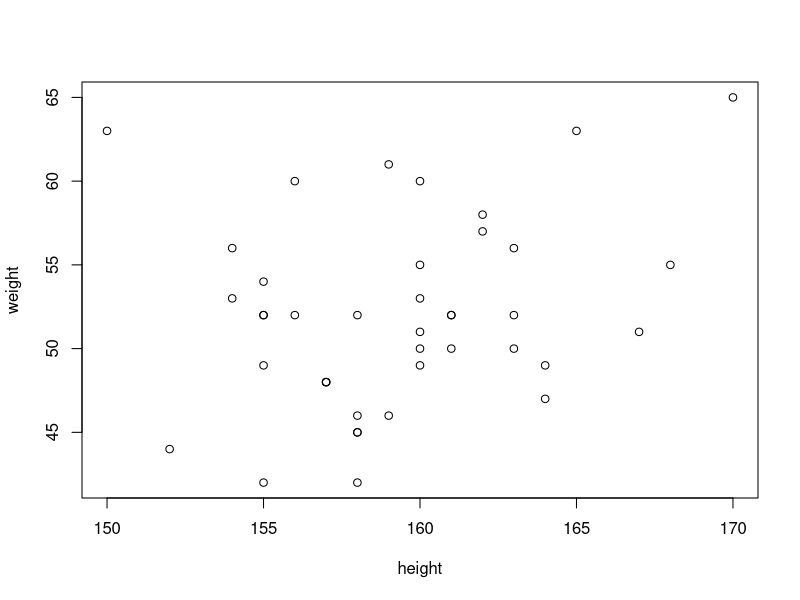
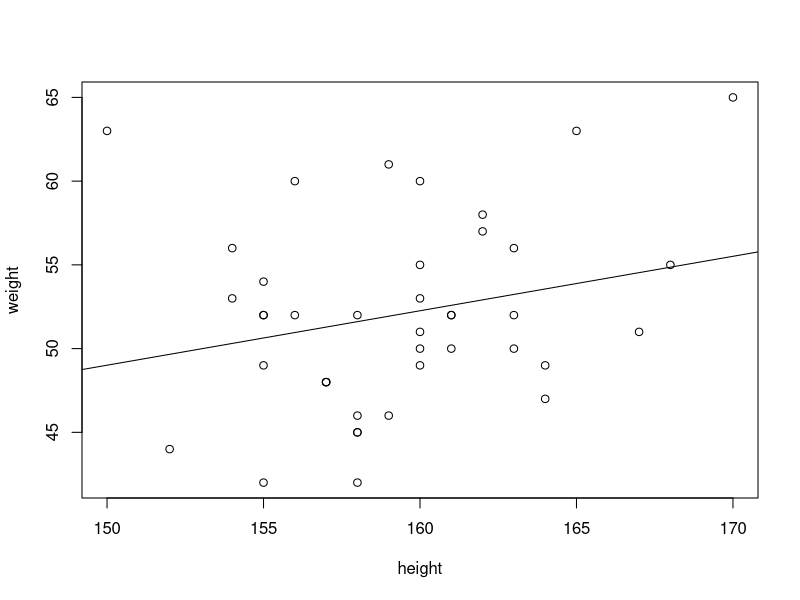
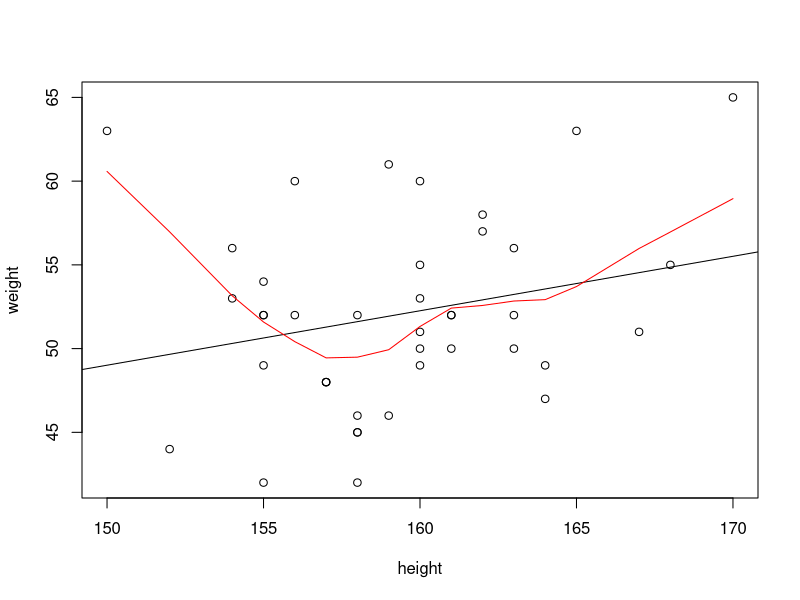
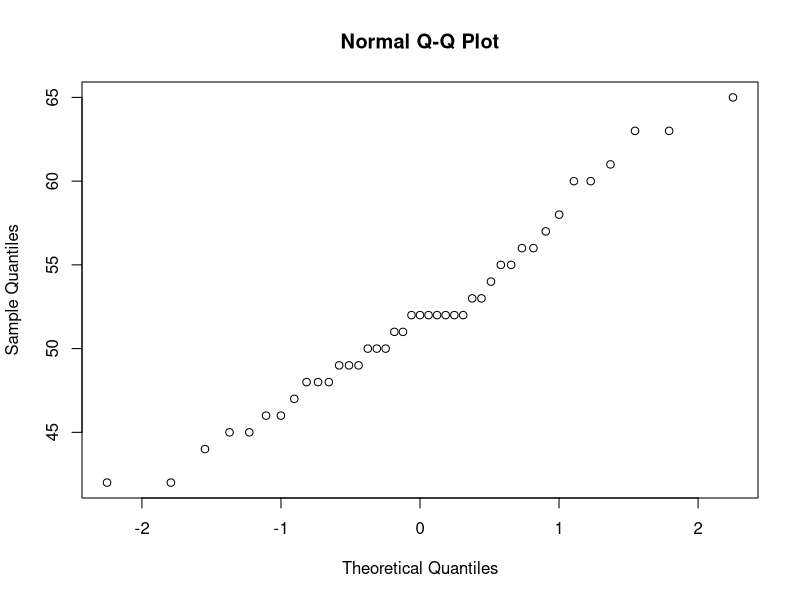
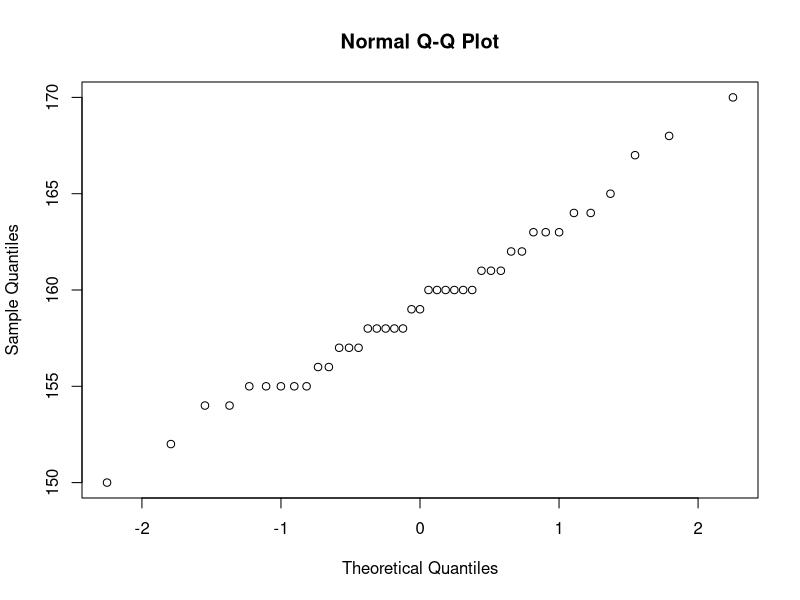
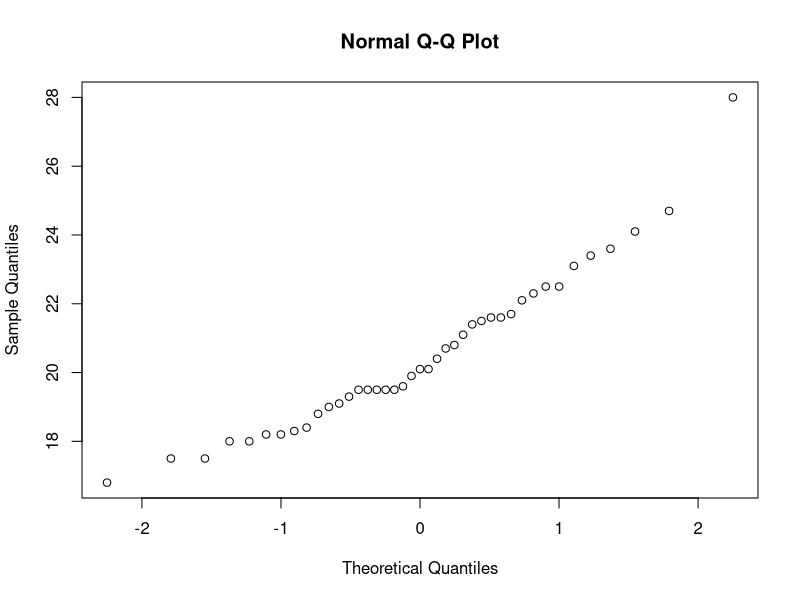

The R source for these figures, in order:
## ---- chunk 1
rn96<-read.table("rn96.txt",header=TRUE)
## ---- chunk 2
str(rn96)
## ---- chunk 3
summary(rn96)
## ---- chunk 4
apply(rn96,2,mean)
apply(rn96,2,sd)
## ---- chunk 5
plot(weight~height, data=rn96)
## ---- chunk 6
plot(weight~height, data=rn96)
abline(lm(weight~height, data=rn96)$coefficient)
## ---- chunk 7
rn96.lm<-lm(weight~height, data=rn96)
## ---- chunk 8
summary(rn96.lm)
## ---- chunk 9
plot(weight~height, data=rn96)
abline(lm(weight~height, data=rn96)$coefficient)
lines(lowess(rn96$height,rn96$weight),col="red")
## ---- chunk 10
attach(rn96)
search()
## ---- chunk 11
BMI<-round(weight/(height/100)^2,digits=1)
head(cbind(rn96, BMI))
## ---- chunk 12
stem(BMI)
## ---- chunk 13
stem(BMI,scale=2)
## ---- chunk 14
qqnorm(weight)
## ---- chunk 15
qqnorm(height)
## ---- chunk 16
qqnorm(BMI)
## ---- chunk 17
stem(weight)
stem(height)
## ---- chunk 18
shapiro.test(weight)
shapiro.test(height)
shapiro.test(BMI)
## ---- chunk 19
ks.test(weight, "pnorm", mean=mean(weight), sd=sd(weight))
ks.test(height, "pnorm", mean=mean(height), sd=sd(height))
ks.test(BMI, "pnorm", mean=mean(BMI), sd=sd(BMI))
